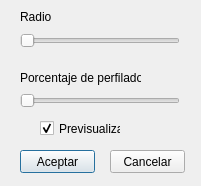
<?xml version="1.0" encoding="UTF-8"?>
<ui version="4.0">
 <class>perfilado</class>
 <widget class="QDialog" name="perfilado">
  <property name="geometry">
   <rect>
    <x>0</x>
    <y>0</y>
    <width>201</width>
    <height>186</height>
   </rect>
  </property>
  <property name="windowTitle">
   <string>Perfilar</string>
  </property>
  <widget class="QPushButton" name="pushButton">
   <property name="geometry">
    <rect>
     <x>20</x>
     <y>150</y>
     <width>75</width>
     <height>23</height>
    </rect>
   </property>
   <property name="text">
    <string>Aceptar</string>
   </property>
  </widget>
  <widget class="QPushButton" name="pushButton_2">
   <property name="geometry">
    <rect>
     <x>110</x>
     <y>150</y>
     <width>75</width>
     <height>23</height>
    </rect>
   </property>
   <property name="text">
    <string>Cancelar</string>
   </property>
  </widget>
  <widget class="QSlider" name="horizontalSlider">
   <property name="geometry">
    <rect>
     <x>20</x>
     <y>30</y>
     <width>160</width>
     <height>21</height>
    </rect>
   </property>
   <property name="minimum">
    <number>3</number>
   </property>
   <property name="maximum">
    <number>7</number>
   </property>
   <property name="singleStep">
    <number>1</number>
   </property>
   <property name="orientation">
    <enum>Qt::Horizontal</enum>
   </property>
  </widget>
  <widget class="QSlider" name="horizontalSlider_2">
   <property name="geometry">
    <rect>
     <x>20</x>
     <y>90</y>
     <width>160</width>
     <height>21</height>
    </rect>
   </property>
   <property name="orientation">
    <enum>Qt::Horizontal</enum>
   </property>
  </widget>
  <widget class="QLabel" name="label">
   <property name="geometry">
    <rect>
     <x>20</x>
     <y>10</y>
     <width>46</width>
     <height>13</height>
    </rect>
   </property>
   <property name="text">
    <string>Radio</string>
   </property>
  </widget>
  <widget class="QLabel" name="label_2">
   <property name="geometry">
    <rect>
     <x>20</x>
     <y>70</y>
     <width>121</width>
     <height>16</height>
    </rect>
   </property>
   <property name="text">
    <string>Porcentaje de perfilado</string>
   </property>
  </widget>
  <widget class="QCheckBox" name="checkBox">
   <property name="geometry">
    <rect>
     <x>40</x>
     <y>120</y>
     <width>81</width>
     <height>17</height>
    </rect>
   </property>
   <property name="text">
    <string>Previsualizar</string>
   </property>
   <property name="checked">
    <bool>true</bool>
   </property>
  </widget>
 </widget>
 <resources/>
 <connections/>
</ui>
